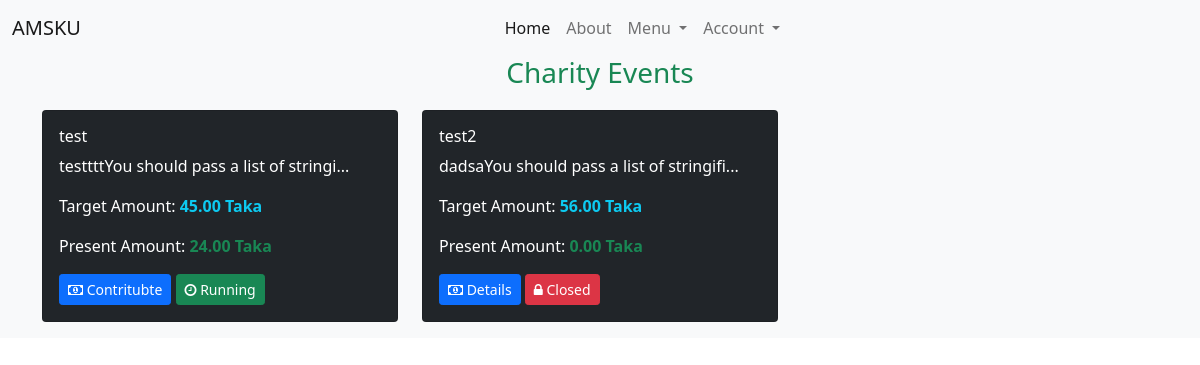
Page /charity-events/ on the earlier database version.
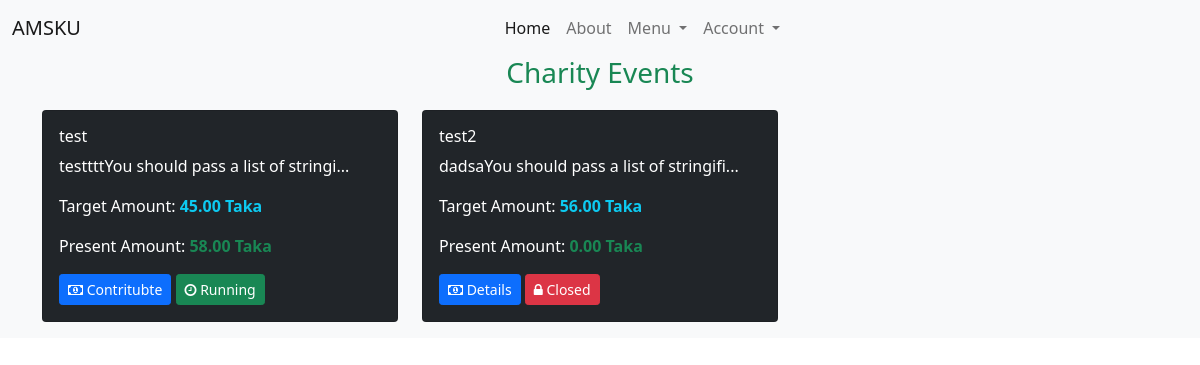
Same page on the later database version.
### charity_events/models.py (models this page shows, shortened)
class Event(models.Model):
    discipline_list = ['Architecture','CSE','ECE','Math','URP','Physics','Chemistry','Stat','Pharmacy','BGE','FWT','FMRT','Agrotechnology','ES','SWE','BAD','HRM','DP','PM','DS','History','English','Bangla','IER','Sculpture','Econ','Sociology','MCJ','Law']
    Discipline_Choices = []
    for x in discipline_list:
        Discipline_Choices.append((x,x))
    headline = models.CharField(max_length=200)
    description = models.TextField()
    created_on = models.DateTimeField(default=datetime.now)
    discipline = models.CharField(max_length=255,choices=Discipline_Choices,blank=True)
    target_amount = models.DecimalField(max_digits=15, decimal_places=2)
    present_amount = models.DecimalField(max_digits=15, decimal_places=2,default=0)
    running = models.BooleanField(default=True)

### charity_events/views.py (the view)
# urls.py: path('',IndexView.as_view(),name='index_view'),
class IndexView(ListView):
    model = Event
    queryset = Event.objects.order_by('-running','created_on')
    template_name = 'charity_events/index.html'

### templates/charity_events/index.html
{% extends 'base.html' %}
{% block content %}
<h3 class='header text-success'>Charity Events</h3>
<div class="row">
    {% for event in event_list %}
        <div class="col-sm-4 mb-3">
            <div class="card bg-dark text-white">
                <div class="card-body">
                    <h6>{{event.headline}}</h6>
                    <p>{{event.description| slice:40}}...</p>
                    <p>Target Amount: <span class="text-info fw-bold">{{event.target_amount}} Taka</span> </p>
                    <p>Present Amount: <span class="text-success fw-bold">{{event.present_amount}} Taka</span></p>
                    {% if event.running %}
                    <a href={% url 'charity_events:detail_view' event.id %}><button class='btn btn-primary btn-sm'><i class='fa fa-money'></i> Contritubte</button></a>
                    <button class='btn btn-success btn-sm'><i class='fa fa-clock-o'></i> Running</button>
                    {% else %}
                    <a href={% url 'charity_events:detail_view' event.id %}><button class='btn btn-primary btn-sm'><i class='fa fa-money'></i> Details</button></a>
                    <button class='btn btn-danger btn-sm'><i class='fa fa-lock'></i> Closed</button>
                    {% endif %}
                </div>
            </div>
        </div>
        {% endfor %}
    </div>
{% endblock content %}

Differences in the rows shown:
changed Event "test": present_amount "24.00" → "58.00"
